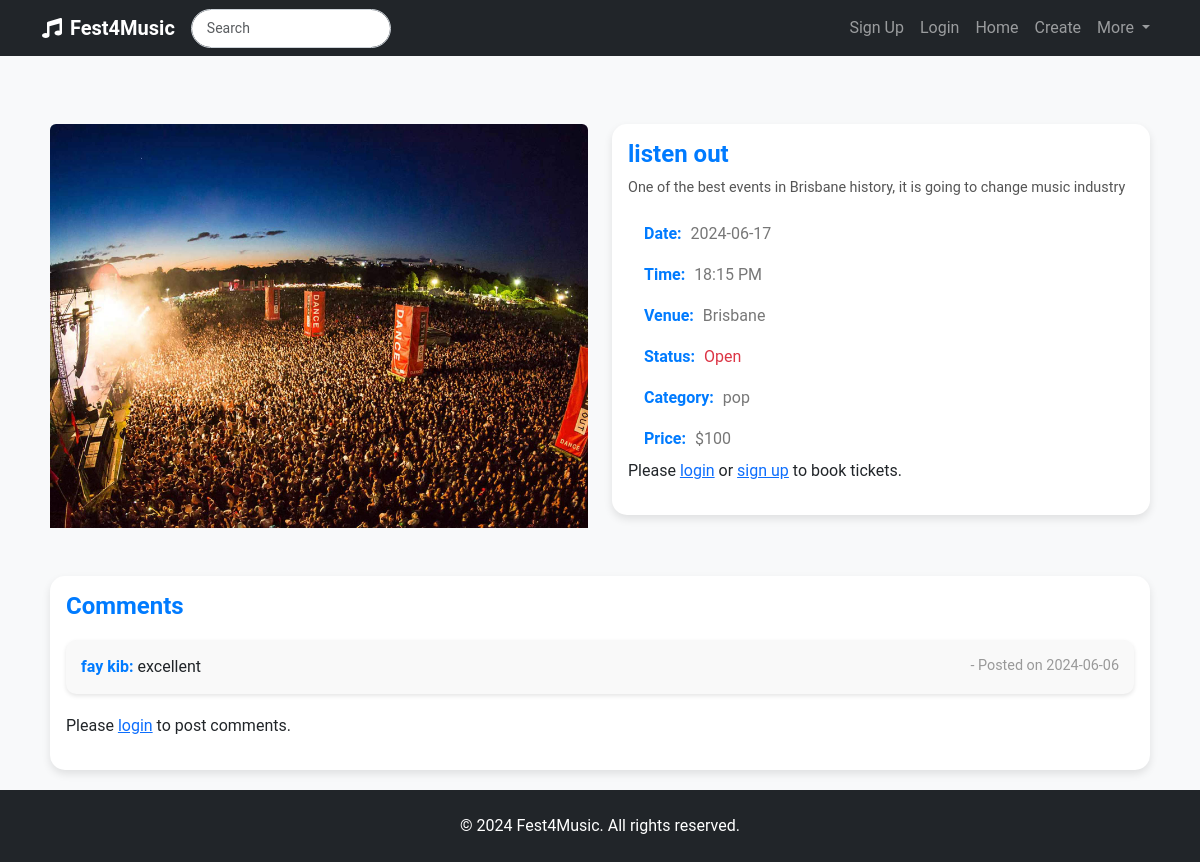
Before: /event/1 with the older database file.
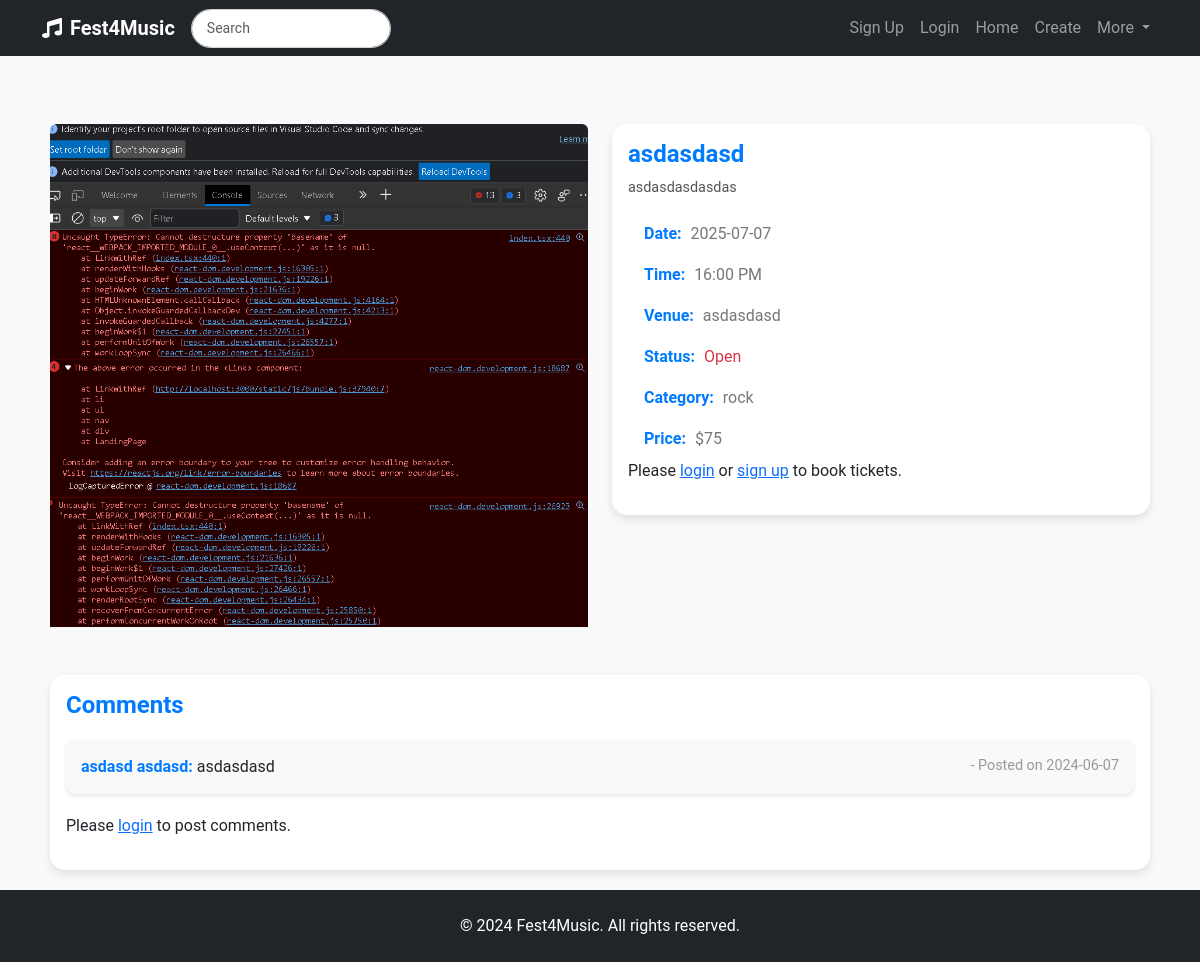
After: the same page with the newer database file.
### website/models.py (models this page shows)
class Event(db.Model):
    id = db.Column(db.Integer, primary_key=True)
    title = db.Column(db.String(100), nullable=False)
    description = db.Column(db.Text)
    date = db.Column(db.Date, nullable=False)
    time = db.Column(db.Time, nullable=False)
    image = db.Column(db.String(400))
    venue = db.Column(db.String(400))
    status = db.Column(db.String(20), nullable=False)
    category = db.Column(db.String(50), nullable=False)
    price = db.Column(db.Integer)
    user_id = db.Column(db.Integer, db.ForeignKey('user.id'), nullable=False)
    comments = db.relationship('Comment', backref='event', lazy=True)

class Comment(db.Model):
    id = db.Column(db.Integer, primary_key=True)
    content = db.Column(db.Text, nullable=False)
    date_posted = db.Column(db.DateTime, nullable=False, default=datetime.utcnow)
    user_id = db.Column(db.Integer, db.ForeignKey('user.id'), nullable=False)
    event_id = db.Column(db.Integer, db.ForeignKey('event.id'), nullable=False)

class User(db.Model, UserMixin):
    id = db.Column(db.Integer, primary_key=True)
    first_name = db.Column(db.String(100), nullable=False)
    surname = db.Column(db.String(100), nullable=False)
    email = db.Column(db.String(100), unique=True, nullable=False)
    password = db.Column(db.String(255), nullable=False)
    contact_number = db.Column(db.String(20))
    street_address = db.Column(db.String(200))
    events = db.relationship('Event', backref='user', lazy=True)
    comments = db.relationship('Comment', backref='user', lazy=True)
    orders = db.relationship('Order', backref='user', lazy=True)

### website/views.py (the view, shortened to what this page needs)
@main_bp.route('/event/<int:event_id>', methods=['GET', 'POST'])
def event_detail(event_id):
    event = Event.query.get_or_404(event_id)
    comments = Comment.query.filter_by(event_id=event_id).order_by(Comment.date_posted.desc()).all()
    return render_template('events.html', event=event, comments=comments)

### website/templates/events.html (shortened to what this page needs)
{% extends 'base.html' %}
{% block content %}
<div class="container event-details-container mt-5">
    <div class="row">
        <div class="col-md-6">
            <img src="{{ event.image }}" class="img-fluid rounded-top" alt="Event Image">
        </div>
        <div class="col-md-6">
            <div class="card">
                <div class="card-body">
                    <h5 class="card-title">{{ event.title }}</h5>
                    <p class="card-text">{{ event.description }}</p>
                    <ul class="list-group list-group-flush">
                        <li class="list-group-item"><strong>Date:</strong> {{ event.date.strftime('%Y-%m-%d') }}</li>
                        <li class="list-group-item"><strong>Time:</strong> {{ event.time.strftime('%H:%M %p') if
                            event.time else 'All Day' }}</li>
                        <li class="list-group-item"><strong>Venue:</strong> {{ event.venue }}</li>
                        <li class="list-group-item"><strong>Status:</strong> <span
                                class="{{ 'text-success' if event.status == 'Upcoming' else 'text-danger' }}">{{
                                event.status }}</span></li>
                        <li class="list-group-item"><strong>Category:</strong> {{ event.category }}</li>
                        <li class="list-group-item"><strong>Price:</strong> ${{ event.price }}</li>
                    </ul>
                    {% if current_user.is_authenticated %}
                    <form id="bookingForm" method="POST">
                        <div class="mb-3">
                            <label for="fullName" class="form-label">Full Name:</label>
                            <input type="text" class="form-control" id="fullName" name="fullName" required>
                        </div>
                        <div class="mb-3">
                            <label for="email" class="form-label">Email:</label>
                            <input type="email" class="form-control" id="email" name="email" required>
                        </div>
                        <div class="mb-3">
                            <label for="ticketQuantity" class="form-label">Number of Tickets:</label>
                            <input type="number" class="form-control" id="ticketQuantity" name="ticketQuantity" min="1"
                                max="10" required>
                        </div>
                        <button type="submit" class="btn btn-primary">Book Now</button>
                    </form>
                    {% else %}
                    <p>Please <a href="{{ url_for('auth.login') }}">login</a> or <a
                            href="{{ url_for('auth.signup') }}">sign up</a> to book tickets.</p>
                    {% endif %}
                </div>
            </div>
        </div>
    </div>
    <div class="row mt-5">
        <div class="col-md-12">
            <div class="card">
                <div class="card-body">
                    <h5 class="card-title">Comments</h5>
                    <div class="comments">
                        {% for comment in comments %}
                        <div class="comment">
                            <strong>{{ comment.user.first_name }} {{ comment.user.surname }}:</strong>
                            {{ comment.content }}
                            <span class="timestamp">- Posted on {{ comment.date_posted.strftime('%Y-%m-%d') }}</span>
                        </div>
                        {% else %}
                        <p>No comments yet.</p>
                        {% endfor %}
                    </div>
                    {% if current_user.is_authenticated %}
                    <form id="commentForm" action="{{ url_for('main.event_detail', event_id=event.id) }}" method="post">
                        <div class="mb-3">
                            <label for="comment" class="form-label">Your Comment:</label>
                            <textarea class="form-control" id="comment" name="comment" rows="3" required></textarea>
                        </div>
                        <button type="submit" class="btn btn-primary">Post Comment</button>
                    </form>
                    {% else %}
                    <p>Please <a href="{{ url_for('auth.login') }}">login</a> to post comments.</p>
                    {% endif %}
                </div>
            </div>
        </div>
    </div>
</div>
{% endblock %}

### website/templates/base.html (shortened to what this page needs)
<!DOCTYPE html>
<html lang="en">
<head>
    <link href="https://cdn.jsdelivr.net/npm/bootstrap@5.3.3/dist/css/bootstrap.min.css" rel="stylesheet">
    <link rel="stylesheet" href="{{ url_for('static', filename='style/style.css') }}">
    <link rel="stylesheet" href="https://cdnjs.cloudflare.com/ajax/libs/font-awesome/5.15.3/css/all.min.css">
</head>
<body>
    <nav class="navbar navbar-expand-lg navbar-dark bg-dark fixed-top">
        <div class="container">
            <a class="navbar-brand" href="{{ url_for('main.index') }}">
                <i class="fas fa-music me-2"></i>Fest4Music
            </a>
            <div class="search-bar">
                <input class="form-control" type="text" placeholder="Search">
            </div>
            <div class="collapse navbar-collapse" id="navbarNav">
                <ul class="navbar-nav ms-auto">
                    {% if current_user.is_authenticated %}
                        <a class="nav-item nav-link" href="#">Welcome {{current_user.first_name}}</a>
                        <li class="nav-item">
                            <a class="nav-link" href="{{ url_for('auth.logout') }}">Logout</a>
                        </li>
                    {% else %}
                        <li class="nav-item">
                            <a class="nav-link" href="{{ url_for('auth.signup') }}">Sign Up</a>
                        </li>
                        <li class="nav-item">
                            <a class="nav-link" href="{{ url_for('auth.login') }}">Login</a>
                        </li>
                    {% endif %}
                    <li class="nav-item">
                        <a class="nav-link" href="{{ url_for('main.index') }}">Home</a>
                    </li>
                    <li class="nav-item">
                        <a class="nav-link" href="{{ url_for('main.create') }}">Create</a>
                    </li>
                    <li class="nav-item dropdown">
                        <a class="nav-link dropdown-toggle" href="#" id="navbarDropdown" role="button" data-bs-toggle="dropdown" aria-expanded="false">
                            More
                        </a>
                    </li>
                </ul>
            </div>
        </div>
    </nav>
    <div class="content">
        {% block content %}{% endblock %}
    </div>
    <footer class="footer bg-dark py-4 mt-auto">
        <div class="container text-center text-white">
            <p class="mb-0">&copy; 2024 Fest4Music. All rights reserved.</p>
        </div>
    </footer>
</body>
</html>

### website/static/Style/style.css (style rules this page uses)
body { font-family: 'Roboto', sans-serif; background-color: #f8f9fa; overflow-x: hidden; padding-top: 56px; }
.navbar-brand { font-weight: bold; }
.search-bar { margin-right: 20px; }
.search-bar input[type="text"] { border-radius: 20px; padding: 8px 15px; border: 1px solid #ced4da; font-size: 14px; transition: all 0.3s; }
.card-title { font-weight: bold; }
body { font-family: 'Roboto', sans-serif; background-color: #f8f9fa; padding-top: 56px; }
.search-bar input[type="text"] { width: 200px; border-radius: 20px; padding: 8px 15px; border: 1px solid #ced4da; font-size: 14px; transition: all 0.3s; }
.card { transition: transform 0.3s ease-in-out; border-radius: 15px; box-shadow: 0 0 10px rgba(0, 0, 0, 0.1); }
.card-title { font-size: 1.25rem; font-weight: bold; }
.card-text { font-size: 0.9rem; }
.event-details-container { padding: 20px; }
.img-fluid { width: 100%; height: auto; }
.card { border: none; box-shadow: 0 4px 8px rgba(0, 0, 0, 0.1); }
.card-title { font-size: 1.5rem; font-weight: bold; color: #007bff; }
.card-text { color: #555; }
.list-group-item { background-color: transparent; border-color: transparent; color: #777; }
.comments { margin-top: 20px; }
.comment { background-color: #f9f9f9; border-radius: 10px; padding: 15px; margin-bottom: 20px; box-shadow: 0 2px 4px rgba(0, 0, 0, 0.1); }
.comment strong { color: #007bff; }
.comment .timestamp { color: #999; font-size: 0.9rem; float: right; }
.list-group-item strong { color: #007bff; }
.list-group-item strong { margin-right: 5px; }

### website/templates/base.html (style rules this page uses)
html, body { height: 100%; }
body { display: flex; flex-direction: column; }
.content { flex: 1; }

Changed rows visible on the page:
removed Comment: user.first_name "fay", user.surname "kib", content "excellent", date_posted "2024-06-06"
changed Event "Open": image: a different picture; title "listen out" → "asdasdasd"; description "One of the best events in Brisbane history, it is going to change music industry" → "asdasdasdasdas"; date "2024-06-17" → "2025-07-07"; time "18:15 PM" → "16:00 PM"; venue "Brisbane" → "asdasdasd"; category "pop" → "rock"; price "100" → "75"
added Comment: user.first_name "asdasd", user.surname "asdasd", content "asdasdasd", date_posted "2024-06-07"
